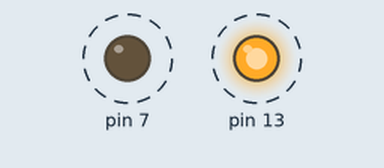
This sketch was run on a simulated Arduino Uno, built with avr-gcc and run on an emulated ATmega328P. Shown: output pins drawn as LEDs (lit = HIGH). Dashed ring = blinking.

Above: at 0.7 s.
Timing chart, 0 to 5.8 s (numbered marks = the images above):
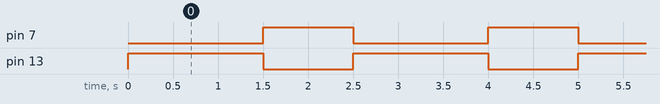

Measured:
- by itself, pin 7: alternates HIGH for 1.0 s and LOW for 1.5 s
- by itself, pin 13: alternates HIGH for 1.5 s and LOW for 1.0 s

The sketch:

2leds_alternate.ino
```cpp
void setup ()
{
	pinMode ( 13, OUTPUT);
	pinMode ( 7, OUTPUT);
}

void loop()
{
	int n=1;
	while(n <= 5)
	{
		digitalWrite (13, HIGH);
		digitalWrite (7, LOW);
		delay(1500);
		digitalWrite (13, LOW);
		digitalWrite (7, HIGH);
		delay(1000);
	}

}
```
